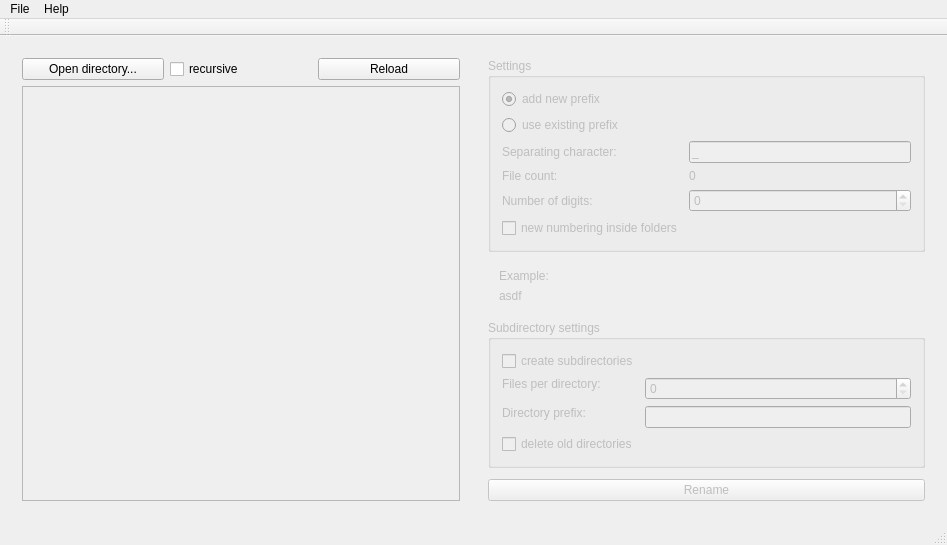
<?xml version="1.0" encoding="UTF-8"?>
<ui version="4.0">
 <class>MainWindow</class>
 <widget class="QMainWindow" name="MainWindow">
  <property name="geometry">
   <rect>
    <x>0</x>
    <y>0</y>
    <width>947</width>
    <height>545</height>
   </rect>
  </property>
  <property name="windowTitle">
   <string>MainWindow</string>
  </property>
  <widget class="QWidget" name="centralWidget">
   <layout class="QHBoxLayout" name="horizontalLayout">
    <item>
     <widget class="QWidget" name="widgetLeftSide" native="true">
      <layout class="QVBoxLayout" name="verticalLayout_3">
       <item>
        <layout class="QHBoxLayout" name="horizontalLayout_2">
         <item>
          <widget class="QPushButton" name="btOpenDir">
           <property name="text">
            <string>Open directory...</string>
           </property>
          </widget>
         </item>
         <item>
          <widget class="QCheckBox" name="chkRecursive">
           <property name="text">
            <string>recursive</string>
           </property>
          </widget>
         </item>
         <item>
          <widget class="QPushButton" name="btReload">
           <property name="text">
            <string>Reload</string>
           </property>
          </widget>
         </item>
        </layout>
       </item>
       <item>
        <widget class="QListWidget" name="listFiles">
         <property name="enabled">
          <bool>false</bool>
         </property>
         <property name="editTriggers">
          <set>QAbstractItemView::NoEditTriggers</set>
         </property>
        </widget>
       </item>
       <item>
        <layout class="QGridLayout" name="gridLayout_3"/>
       </item>
      </layout>
     </widget>
    </item>
    <item>
     <widget class="QWidget" name="widgetRightSide" native="true">
      <property name="enabled">
       <bool>false</bool>
      </property>
      <layout class="QVBoxLayout" name="verticalLayout">
       <item>
        <widget class="QGroupBox" name="groupSettings">
         <property name="title">
          <string>Settings</string>
         </property>
         <layout class="QGridLayout" name="gridLayout">
          <item row="0" column="0">
           <widget class="QRadioButton" name="rbPrefixNew">
            <property name="text">
             <string>add new prefix</string>
            </property>
            <property name="checked">
             <bool>true</bool>
            </property>
           </widget>
          </item>
          <item row="1" column="0">
           <widget class="QRadioButton" name="rbPrefixExisting">
            <property name="text">
             <string>use existing prefix</string>
            </property>
           </widget>
          </item>
          <item row="2" column="0">
           <widget class="QLabel" name="lbSeparator">
            <property name="text">
             <string>Separating character:</string>
            </property>
           </widget>
          </item>
          <item row="2" column="1">
           <widget class="QLineEdit" name="edSeparator">
            <property name="text">
             <string notr="true">_</string>
            </property>
           </widget>
          </item>
          <item row="3" column="0">
           <widget class="QLabel" name="lbFileCount">
            <property name="text">
             <string>File count:</string>
            </property>
           </widget>
          </item>
          <item row="3" column="1">
           <widget class="QLabel" name="lbFileCountValue">
            <property name="text">
             <string>0</string>
            </property>
           </widget>
          </item>
          <item row="4" column="0">
           <widget class="QLabel" name="lbNoDigits">
            <property name="text">
             <string>Number of digits:</string>
            </property>
           </widget>
          </item>
          <item row="4" column="1">
           <widget class="QSpinBox" name="spinNoDigits"/>
          </item>
          <item row="5" column="0">
           <widget class="QCheckBox" name="chkNewInsideFolders">
            <property name="text">
             <string>new numbering inside folders</string>
            </property>
           </widget>
          </item>
         </layout>
        </widget>
       </item>
       <item>
        <widget class="QWidget" name="widgetExample" native="true">
         <layout class="QVBoxLayout" name="verticalLayout_2">
          <item>
           <widget class="QLabel" name="lbExample">
            <property name="text">
             <string>Example:</string>
            </property>
           </widget>
          </item>
          <item>
           <widget class="QLabel" name="lbExampleValue">
            <property name="text">
             <string>asdf</string>
            </property>
           </widget>
          </item>
         </layout>
        </widget>
       </item>
       <item>
        <widget class="QGroupBox" name="groupSubDirSettings">
         <property name="title">
          <string>Subdirectory settings</string>
         </property>
         <layout class="QGridLayout" name="gridLayout_2">
          <item row="3" column="1">
           <widget class="QLineEdit" name="edDirectoryPrefix"/>
          </item>
          <item row="0" column="0">
           <widget class="QCheckBox" name="chkCreateSubDirs">
            <property name="text">
             <string>create subdirectories</string>
            </property>
           </widget>
          </item>
          <item row="1" column="0">
           <widget class="QLabel" name="lbFilesPerDir">
            <property name="text">
             <string>Files per directory:</string>
            </property>
           </widget>
          </item>
          <item row="1" column="1" rowspan="2">
           <widget class="QSpinBox" name="spinFilesPerDir"/>
          </item>
          <item row="2" column="0" rowspan="2">
           <widget class="QLabel" name="lbDirectoryPrefix">
            <property name="text">
             <string>Directory prefix:</string>
            </property>
           </widget>
          </item>
          <item row="4" column="0">
           <widget class="QCheckBox" name="chkDeleteOldDirs">
            <property name="text">
             <string>delete old directories</string>
            </property>
           </widget>
          </item>
         </layout>
         <zorder>chkCreateSubDirs</zorder>
         <zorder>lbFilesPerDir</zorder>
         <zorder>spinFilesPerDir</zorder>
         <zorder>lbDirectoryPrefix</zorder>
         <zorder>edDirectoryPrefix</zorder>
         <zorder>verticalSpacer</zorder>
         <zorder>chkDeleteOldDirs</zorder>
        </widget>
       </item>
       <item>
        <spacer name="verticalSpacer">
         <property name="orientation">
          <enum>Qt::Vertical</enum>
         </property>
         <property name="sizeHint" stdset="0">
          <size>
           <width>20</width>
           <height>45</height>
          </size>
         </property>
        </spacer>
       </item>
       <item>
        <widget class="QPushButton" name="btRename">
         <property name="text">
          <string>Rename</string>
         </property>
        </widget>
       </item>
      </layout>
     </widget>
    </item>
   </layout>
  </widget>
  <widget class="QMenuBar" name="menuBar">
   <property name="geometry">
    <rect>
     <x>0</x>
     <y>0</y>
     <width>947</width>
     <height>21</height>
    </rect>
   </property>
   <widget class="QMenu" name="menuFile">
    <property name="title">
     <string>File</string>
    </property>
    <addaction name="actionQuit"/>
   </widget>
   <widget class="QMenu" name="menuHelp">
    <property name="title">
     <string>Help</string>
    </property>
    <addaction name="actionAbout"/>
   </widget>
   <addaction name="menuFile"/>
   <addaction name="menuHelp"/>
  </widget>
  <widget class="QToolBar" name="mainToolBar">
   <attribute name="toolBarArea">
    <enum>TopToolBarArea</enum>
   </attribute>
   <attribute name="toolBarBreak">
    <bool>false</bool>
   </attribute>
  </widget>
  <widget class="QStatusBar" name="statusBar"/>
  <action name="actionQuit">
   <property name="text">
    <string>Quit</string>
   </property>
  </action>
  <action name="actionAbout">
   <property name="text">
    <string>About</string>
   </property>
  </action>
 </widget>
 <layoutdefault spacing="6" margin="11"/>
 <resources/>
 <connections/>
</ui>
